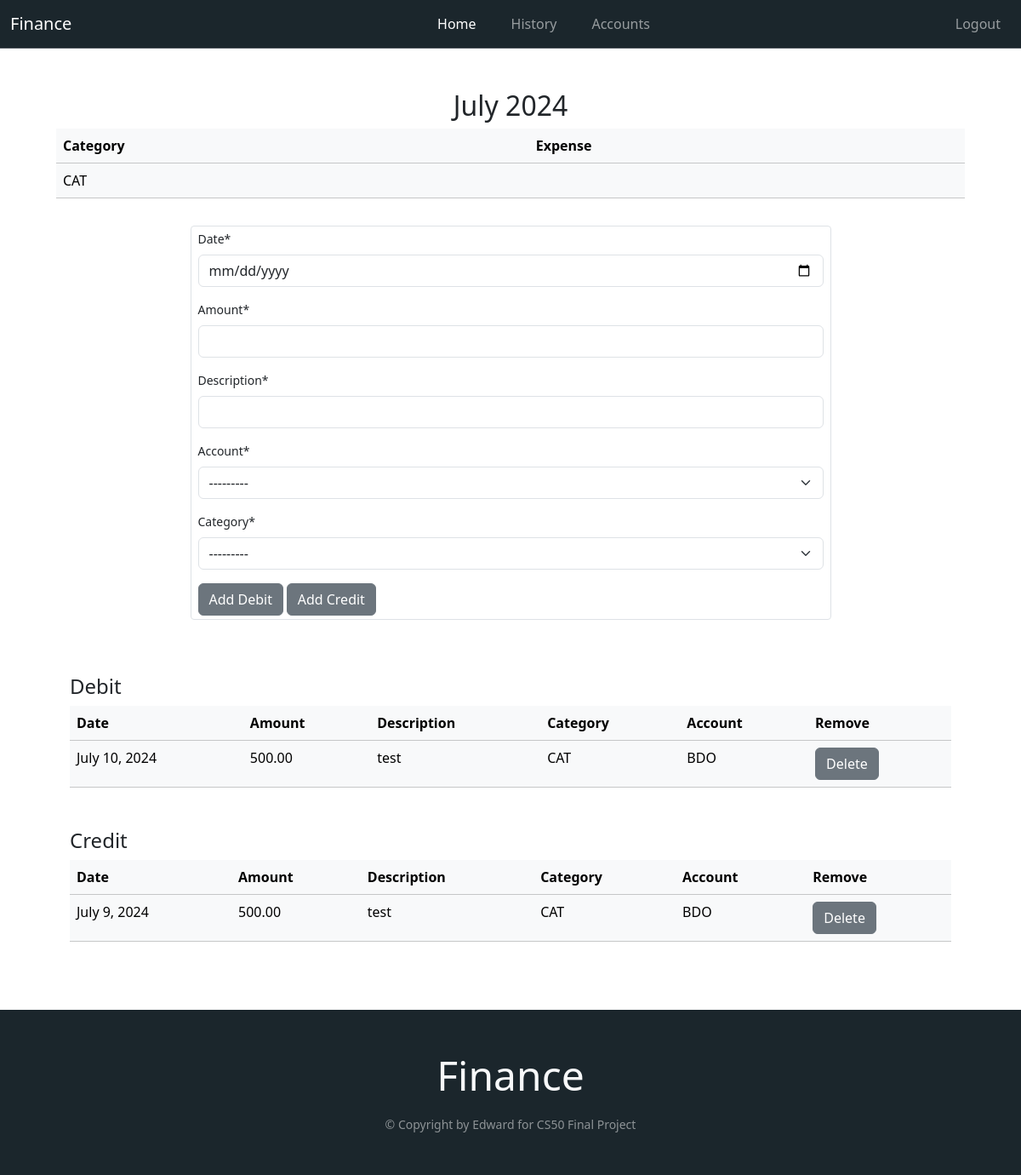
The app's page / (signed in) with its own data.
### main/models.py (models this page shows)
class Category(models.Model):
    user = models.ForeignKey(User, related_name="category", null=True, on_delete=models.CASCADE)
    category_name = models.CharField(max_length=200)
    def __str__(self):
        return self.category_name
    class Meta:
        unique_together = 'user', 'category_name'

class Debit(models.Model):
    user = models.ForeignKey(User, related_name="debit", null=True, on_delete=models.CASCADE)
    date = models.DateField(auto_now=False, auto_now_add=False, null=True)
    amount = models.DecimalField(max_digits=10, decimal_places=2)
    description = models.CharField(max_length=300)
    account = models.ForeignKey(Accounts, related_name="acc", null=True, on_delete=models.PROTECT)
    category = models.ForeignKey(Category, related_name="cat", null=True, on_delete=models.PROTECT)

class Accounts(models.Model):
    user = models.ForeignKey(User, related_name="accounts", null=True, on_delete=models.CASCADE)
    account_name = models.CharField(max_length=200)
    balance = models.DecimalField(max_digits=13, decimal_places=2)
    def __str__(self):
        return self.account_name
    class Meta:
        unique_together = 'user', 'account_name'

class Credit(models.Model):
    user = models.ForeignKey(User, related_name="credit", null=True, on_delete=models.CASCADE)
    date = models.DateField(auto_now=False, auto_now_add=False, null=True)
    amount = models.DecimalField(max_digits=10, decimal_places=2)
    description = models.CharField(max_length=300)
    account = models.ForeignKey(Accounts, related_name="accCredit", null=True, on_delete=models.PROTECT)
    category = models.ForeignKey(Category, related_name="catCredit", null=True, on_delete=models.PROTECT)

### main/views.py (the view)
# urls.py: 2. Add a URL to urlpatterns:  path('', views.home, name='home')
@login_required(login_url="/login/")
def home(response):
    if response.method == "POST":
        formC = CreateNewCategory(response.POST)
        formD = CreateNewEntry(response.POST)
        if "add_expense" in response.POST:
            if formD.is_valid():
                data = get_values(response, formD)
                new = Debit(amount=data["amount"], description=data["description"], account=data["account"], category=data["category"], date=data["date"])
                new.save()
                response.user.debit.add(new)
                account = response.user.accounts.get(account_name=data["account"])
                account.balance -= data["amount"]
                account.save()
            else:
                print("not valid expense")
        if "add_credit" in response.POST:
            if formD.is_valid():
                data = get_values(response, formD)
                new = Credit(amount=data["amount"], description=data["description"], account=data["account"], category=data["category"], date=data["date"])
                new.save()
                response.user.credit.add(new)
                account = response.user.accounts.get(account_name=data["account"])
                account.balance += data["amount"]
                account.save()
            else:
                print("not valid expense")
        return redirect("/")
    else:
        formC = CreateNewCategory()
        formD = CreateNewEntry()
        formD.fields["category"].queryset = response.user.category.all()
        formD.fields["account"].queryset = response.user.accounts.all()
    date = datetime.now()
    debitData = response.user.debit.filter(date__year=date.year,
                                     date__month=date.month)
    creditData = response.user.credit.filter(date__year=date.year,
                                       date__month=date.month)
    return render(response, "main/home.html", {"formC": formC, "formD":formD, "debitData": debitData, "creditData": creditData})

### main/forms.py
class CreateNewCategory(forms.ModelForm):
    class Meta:
        model = Category
        fields = ["category_name"]

class CreateNewEntry(forms.ModelForm):
    class Meta:
        model = Debit
        fields = ["date", "amount", "description", "account", "category"]
        widgets = {
            'date': DateInput()
        }

### main/templates/main/home.html (shortened to what this page needs)
{% extends "main/base.html" %}
{% load crispy_forms_tags %}
{% block content %}
<h2 class="text-center">{% now "F Y" %}</h2>
    <div class="container">
        <div class="container-md">
            {% if user.category.all %}
                <table class="table table-hover table-light">
                    <thead>
                        <tr>
                            <th scope="col">Category</th>
                            <th scope="col">Expense</th>
                        </tr>
                    </thead>
                    <tbody>
                        {% for category in user.category.all %}
                            <tr>
                                <td>{{ category.category_name }}</td>
                                <td>{{ account.balance }}</td>
                            </tr>
                        {% endfor %}
                    </tbody>
                </table>
            {% endif %}
                <div class="container w-75 pb-5 pt-3">
                    <div class="container">
                        <form action="/" class="form-control form-control-sm" method="POST" autocomplete="off">
                            {{ formD | crispy }}
                            <button name="add_expense" type="submit" class="btn btn-secondary">Add Debit</button>
                            <button name="add_credit" type="submit" class="btn btn-secondary">Add Credit</button>
                        </form>
                    </div>
                </div>
            <div class="container">
                <div class="row">
                     <div class="col p-3">
                        {%if user.debit.all or user.credit.all %}
                            <h4>Debit</h4>
                            <table class="table table-hover table-light">
                                <thead>
                                    <tr>
                                        <th>Date</th>
                                        <th>Amount</th>
                                        <th>Description</th>
                                        <th>Category</th>
                                        <th>Account</th>
                                        <th>Remove</th>
                                    </tr>
                                </thead>
                                <tbody>
                                    {% for debit in debitData %}
                                            <tr>
                                                <td>{{ debit.date }}</td>
                                                <td>{{ debit.amount }}</td>
                                                <td>{{ debit.description }}</td>
                                                <td>{{ debit.category }}</td>
                                                <td>{{ debit.account }}</td>
                                                <td>
                                                    <form action="/{{ debit.id }}" method="POST">
                                                        <button type="submit" class="confirm-delete btn btn-secondary">Delete</button>
                                                    </form>
                                                </td>
                                            </tr>
                                    {% endfor %}
                                </tbody>
                            </table>
                        {% endif %}
                    </div>
                    <div class="col p-3">
                        {%if user.debit.all or user.credit.all %}
                            <h4>Credit</h4>
                            <table class="table table-hover table-light">
                                <thead>
                                    <tr>
                                        <th>Date</th>
                                        <th>Amount</th>
                                        <th>Description</th>
                                        <th>Category</th>
                                        <th>Account</th>
                                        <th>Remove</th>
                                    </tr>
                                </thead>
                                <tbody>
                                    {% for credit in creditData %}
                                        <tr>
                                            <td>{{ credit.date }}</td>
                                            <td>{{ credit.amount }}</td>
                                            <td>{{ credit.description }}</td>
                                            <td>{{ credit.category }}</td>
                                            <td>{{ credit.account }}</td>
                                            <td>
                                                <form action="/{{ credit.id }}" method="POST">
                                                    <button type="submit" class="confirm-delete btn btn-secondary">Delete</button>
                                                </form>
                                            </td>
                                        </tr>
                                    {% endfor %}
                                </tbody>
                            </table>
                        {% endif %}
                    </div>
                </div>
            </div>
        </div>
    </div>
{% endblock %}

### records on screen
Category: category_name "CAT"
Debit: date "July 10, 2024", amount "500.00", description "test", category "CAT", account "BDO"
Credit: date "July 9, 2024", amount "500.00", description "test", category "CAT", account "BDO"
